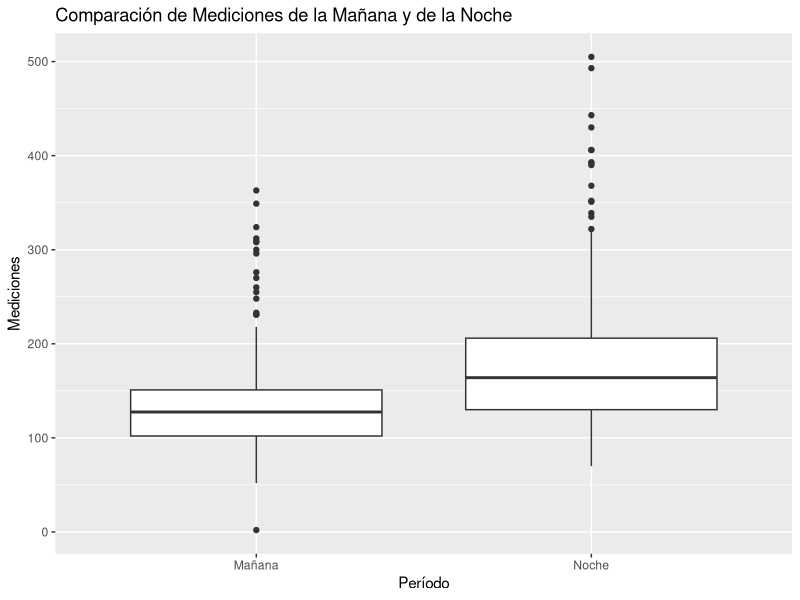
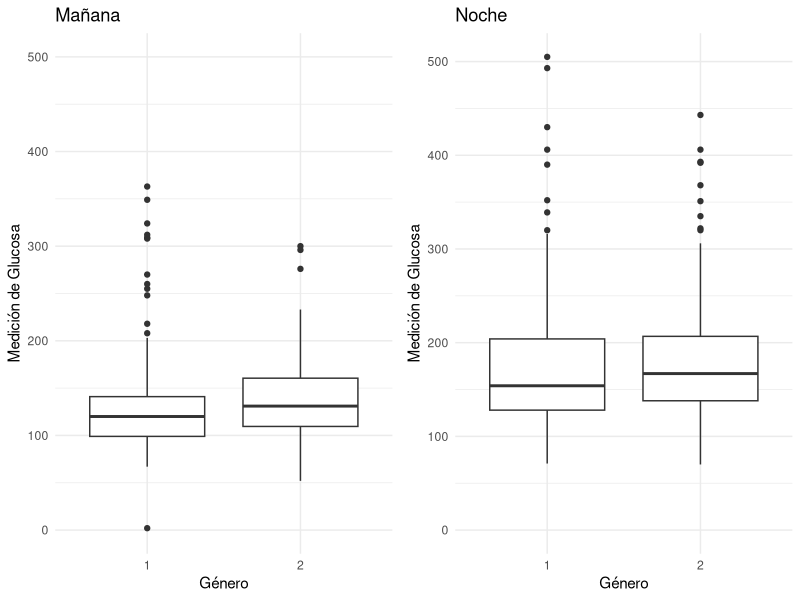

Generate these figures, in order, with R:
#Analisis grupo control

#Paquetes 
install.packages("ggplot2")
library(ggplot2)
install.packages("gridExtra")
library(gridExtra)
install.packages("readxl")
library(readxl)

#Cargar base
Base_pacientes <- read_excel("Base_pacientes.xlsx")
View(Base_pacientes)
base_mediciones <- Base_pacientes

# Convertir la columna FECHA a formato de fecha
base_mediciones$FECHA <- as.Date(base_mediciones$FECHA, format="%d/%m/%Y")

#Box plot comparacion mediciones mañana noche
ggplot(base_mediciones, aes(x = factor(1), y = MEDICION_MANANA)) +
  geom_boxplot() +
  geom_boxplot(aes(x = factor(2), y = MEDICION_NOCHE)) +
  labs(title = "Comparación de Mediciones de la Mañana y de la Noche",
       x = "Período",
       y = "Mediciones") +
  scale_x_discrete(labels = c("Mañana", "Noche"))

#Box plot comparación mediciones por genero
s_noche <- ggplot(base_mediciones, aes(x = factor(SEXO), y = MEDICION_NOCHE)) +
  geom_boxplot() +
  labs(title = "Noche", x = "Género", y = "Medición de Glucosa") +
  theme_minimal() +
  scale_y_continuous(limits = c(0, max(base_mediciones$MEDICION_NOCHE) * 1.1)) +
  expand_limits(y = 0)
s_dia <- ggplot(base_mediciones, aes(x = factor(SEXO), y = MEDICION_MANANA)) +
  geom_boxplot() +
  labs(title = "Mañana", x = "Género", y = "Medición de Glucosa") +
  theme_minimal() +
  scale_y_continuous(limits = c(0, 500))

box_genero <- grid.arrange(s_dia, s_noche, ncol = 2)







